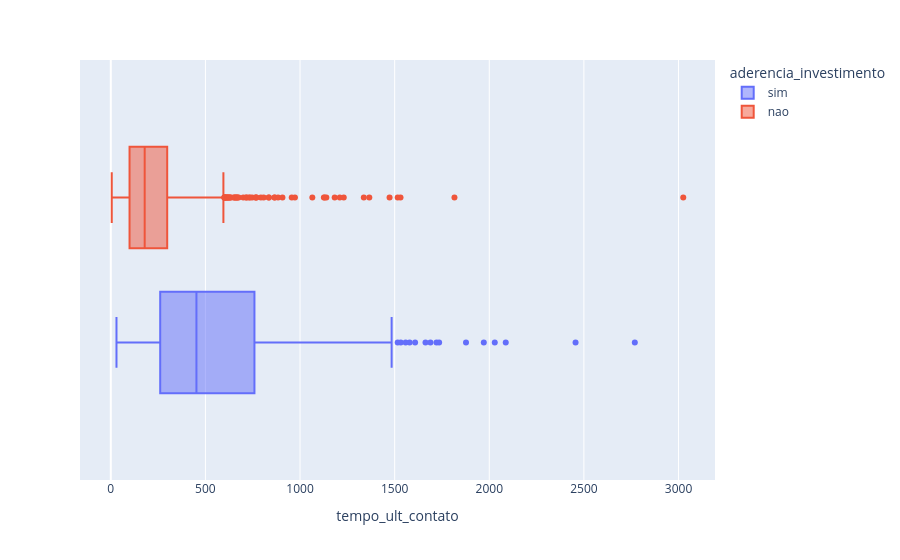

The notebook cell saved with this chart:
### Markdown cell above
### Boxplot (Variaveis Quantitativas)

### Code cell
px.box(df , x = 'tempo_ult_contato', color= 'aderencia_investimento')

### Figure 1 — Plotly figure (JSON) as saved in the notebook; plotly's stock layout.template omitted (floating-point values rounded to 4 significant figures; data arrays with more than 128 entries replaced by an {"elided": "..."} marker saying what was removed)
{"data": [{"alignmentgroup": "True", "hovertemplate": "aderencia_investimento=sim<br>tempo_ult_contato=%{x}<extra></extra>", "legendgroup": "sim", "marker": {"color": "#636efa"}, "name": "sim", "notched": false, "offsetgroup": "sim", "orientation": "h", "showlegend": true, "type": "box", "x": {"elided": "502 int values"}, "x0": " ", "xaxis": "x", "y0": " ", "yaxis": "y"}, {"alignmentgroup": "True", "hovertemplate": "aderencia_investimento=nao<br>tempo_ult_contato=%{x}<extra></extra>", "legendgroup": "nao", "marker": {"color": "#EF553B"}, "name": "nao", "notched": false, "offsetgroup": "nao", "orientation": "h", "showlegend": true, "type": "box", "x": {"elided": "766 int values"}, "x0": " ", "xaxis": "x", "y0": " ", "yaxis": "y"}], "layout": {"boxmode": "group", "legend": {"title": {"text": "aderencia_investimento"}, "tracegroupgap": 0}, "margin": {"t": 60}, "xaxis": {"anchor": "y", "domain": [0, 1], "title": {"text": "tempo_ult_contato"}}, "yaxis": {"anchor": "x", "domain": [0, 1]}}}
